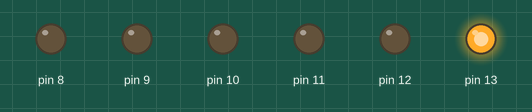
Recording of a sketch running on a simulated Arduino Uno, built with avr-gcc and run on an emulated ATmega328P. On the bench: output pins drawn as LEDs (lit = HIGH).

Above: at 0.1 s.
At 1.35 s:
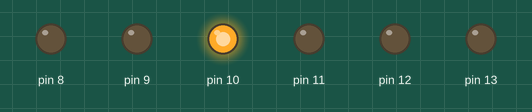
At 2.05 s:
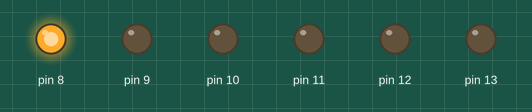
At 2.35 s:
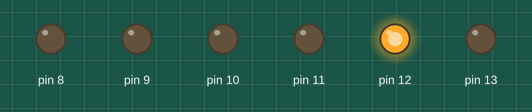
At 3.55 s:
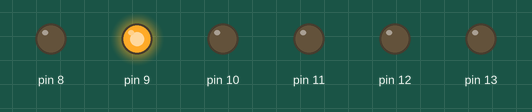
At 4.75 s:
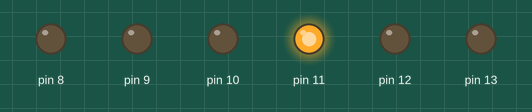
Timing chart, 0 to 5.0 s (numbered marks = the images above):
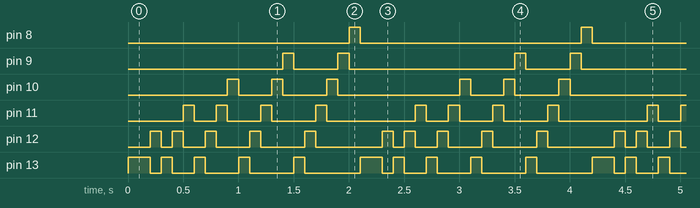

The sketch:

Blink.ino
```cpp
void setup(void)
{
  pinMode(13, OUTPUT);
  pinMode(12,OUTPUT);
  pinMode(11,OUTPUT);
  pinMode(10,OUTPUT);
  pinMode(9,OUTPUT);
  pinMode(8,OUTPUT);
}

void blink(int pin)
{
  digitalWrite(pin, HIGH);
  delay(100);
  digitalWrite(pin, LOW);
}

void loop(void)
{
  blink(13);

  blink(13);
  blink(12);

  blink(13);
  blink(12);
  blink(11);

  blink(13);
  blink(12);
  blink(11);
  blink(10);

  blink(13);
  blink(12);
  blink(11);
  blink(10);
  blink(9);

  blink(13);
  blink(12);
  blink(11);
  blink(10);
  blink(9);
  blink(8);
}
```

Measured:
- by itself, pin 8: alternates HIGH for 0.10 s and LOW for 2.0 s
- by itself, pin 9: repeats every 2.1 s: LOW 0.40 s, HIGH 0.10 s, LOW 1.5 s, HIGH 0.10 s
- by itself, pin 10: repeats every 2.1 s: LOW 0.30 s, HIGH 0.10 s, LOW 0.40 s, HIGH 0.10 s, LOW 1.1 s, HIGH 0.10 s
- by itself, pin 11: repeats every 2.1 s: LOW 0.20 s, HIGH 0.10 s, LOW 0.30 s, HIGH 0.10 s, LOW 0.40 s, HIGH 0.10 s, LOW 0.80 s, HIGH 0.10 s
- by itself, pin 12: repeats every 2.1 s: LOW 0.10 s, HIGH 0.10 s, LOW 0.20 s, HIGH 0.10 s, LOW 0.30 s, HIGH 0.10 s, LOW 0.40 s, HIGH 0.10 s, LOW 0.60 s, HIGH 0.10 s
- by itself, pin 13: repeats every 2.1 s: LOW 0.10 s, HIGH 0.10 s, LOW 0.20 s, HIGH 0.10 s, LOW 0.30 s, HIGH 0.10 s, LOW 0.40 s, HIGH 0.10 s, LOW 0.50 s, HIGH 0.20 s
